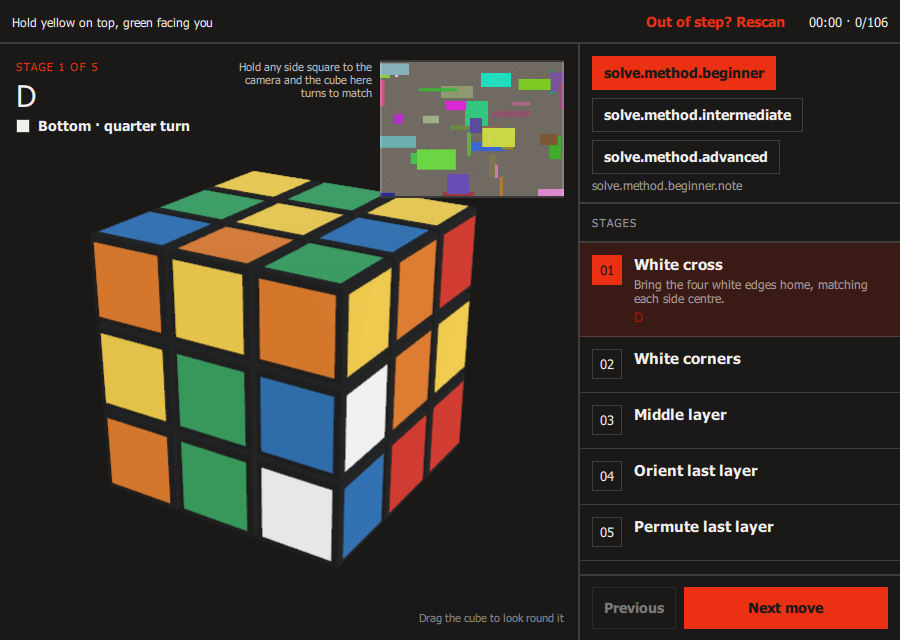
#> input picture before/1-not-seen-yet.png, 900 x 640 px
$ python -i corner.py   (imports and definitions only)
#> lines starting #> are read from the running program, lines starting #| are printed output that depends on the picture; after the words box and inside, x2 and y2 are one past the last pixel; in counts of white or black regions, pixels touching at a corner belong together
#> further down, picture is the input picture: shape (640, 900, 3); mean B, G, R 42.4, 51.9, 61.4
"""Spike for recovery plan R5(b): two or three sides in one view.

A cube turned corner-on shows three sides at once, each a sheared 3x3 lattice,
and where two lattices meet they share an edge. That shared edge is the one
thing six square-on reads cannot give: which way up one side is relative to
its neighbour.

  frame -> sticker blobs (looser shape test than face-on)
        -> up to three 3x3 affine lattices, by RANSAC over blob triples
        -> which pairs share an edge, and which edge on each

Run:  python corner.py <session-dir> <frame-index> [<frame-index> ...]
      writes <scratch>/corner_<n>.png with the lattices drawn on the frame.
"""
import itertools
import math
import os
import sys

import cv2
import numpy as np


def blobs_oblique(bgr):
    """Sticker-sized compact quads, allowing the shear of a side seen at an angle."""
    h, w = bgr.shape[:2]
#> h = 640; w = 900
    v = cv2.GaussianBlur(bgr.max(axis=2), (5, 5), 0)
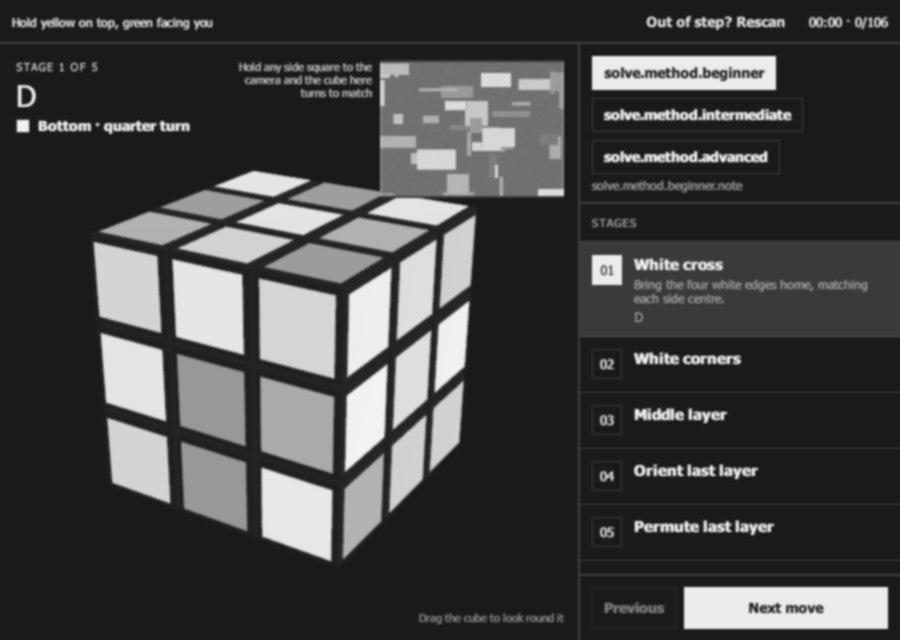
#> v: shape (640, 900); min 26, max 242, mean 68.1
    block = (int(min(h, w) * 0.12) | 1)
#> block = 77
    binary = cv2.adaptiveThreshold(v, 255, cv2.ADAPTIVE_THRESH_MEAN_C,
                                   cv2.THRESH_BINARY, block, 8)
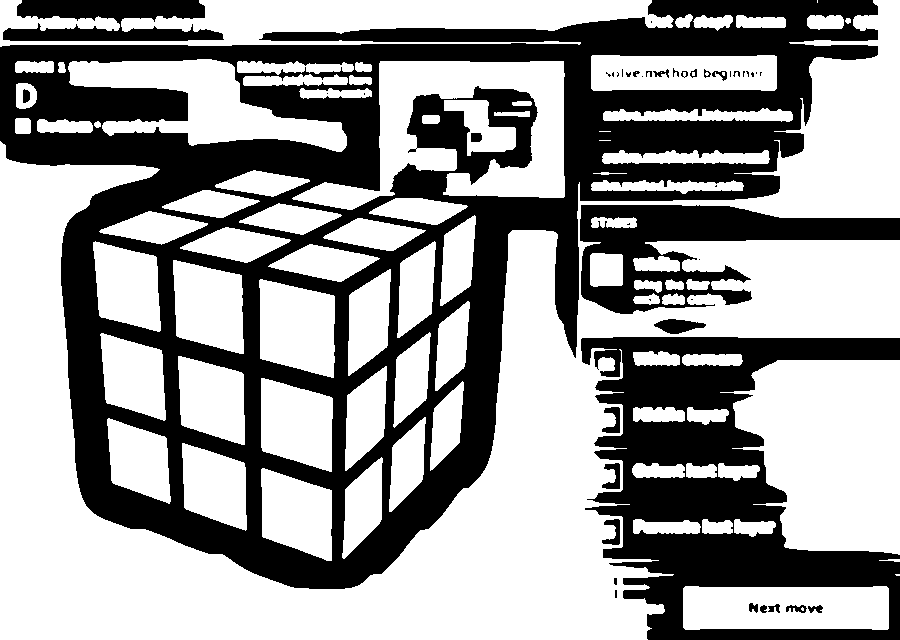
#> binary: shape (640, 900); 60.7% white; 46 black regions (21 under 20 px), largest, box (x1, y1, x2, y2) and area: (0, 0, 878, 589) 159837, (581, 337, 900, 640) 44316, (580, 205, 900, 314) 14241
    binary = cv2.morphologyEx(binary, cv2.MORPH_OPEN, np.ones((3, 3), np.uint8))
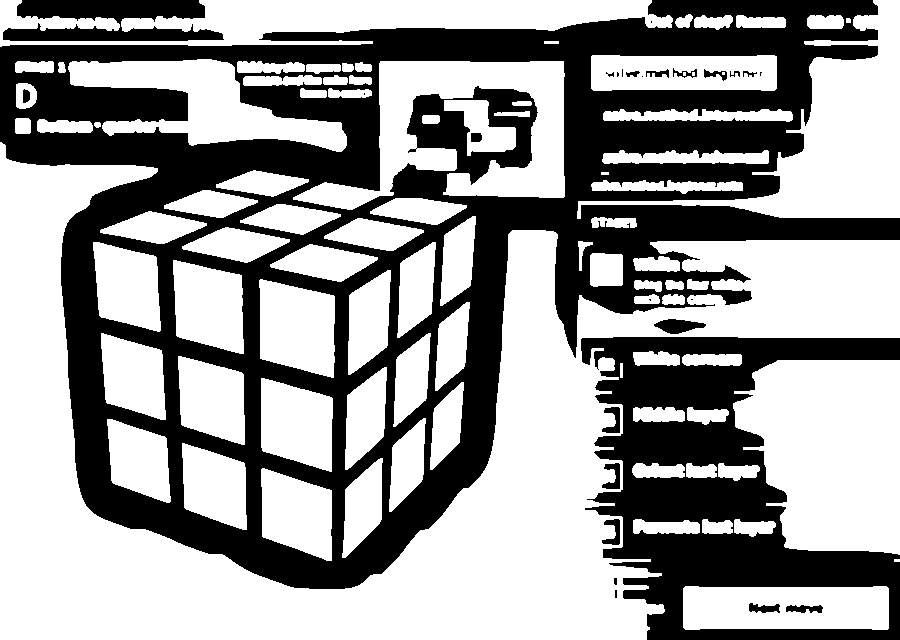
#> binary: shape (640, 900); 60.5% white; 28 black regions (9 under 20 px)
    contours, _ = cv2.findContours(binary, cv2.RETR_LIST, cv2.CHAIN_APPROX_SIMPLE)
#> contours = 116 contours, 17 with area under 20; largest, box (x1, y1, x2, y2) and area: (0, 142, 900, 640) 138745, (733, 360, 900, 555) 25732, (577, 0, 900, 219) 19470, (0, 0, 673, 47) 16480, (293, 61, 565, 210) 16055
    lo, hi = h * w * 0.0003, h * w * 0.03
#> lo = 172.8; hi = 17280
    out = []
    for c in contours:
        area = cv2.contourArea(c)
        if not lo < area < hi:
            continue
        hull = cv2.convexHull(c)
        harea = cv2.contourArea(hull)
        if harea <= 0 or area / harea < 0.85:           # compact, not ragged
            continue
        poly = cv2.approxPolyDP(hull, 0.08 * cv2.arcLength(hull, True), True)
        if len(poly) != 4:                              # a quadrilateral
            continue
        m = cv2.moments(hull)
        if m["m00"] <= 0:
            continue
        cx, cy = m["m10"] / m["m00"], m["m01"] / m["m00"]
        (_, _), (rw, rh), _ = cv2.minAreaRect(hull)
        if min(rw, rh) < 1 or max(rw, rh) / min(rw, rh) > 2.4:
            continue
        out.append((cx, cy, math.sqrt(area)))
#> this loop made 116 passes
#> (area, harea, poly, cx, cy, rw, rh) on passes 4, 8, 11, 13, 16, 17, 18: (8462.5, 8808.5, [[888, 588], [887, 629], [683, 627], [685, 586]], 785.5, 607.5, 43, 205), (342, 399, [[702, 520], [729, 520], [732, 532], [704, 533]], 716.6, 526.3, 14, 30), (4804, 4917, [[262, 468], [331, 490], [331, 560], [262, 536]], 296.4, 513.7, 92, 70), (342, 399, [[686, 464], [713, 464], [716, 476], [688, 477]], 700.6, 470.3, 14, 30), (2458.5, 2547.5, [[382, 458], [381, 519], [342, 557], [345, 489]], 362.3, 506.6, 100.8, 37.37), (4094, 4189, [[182, 443], [244, 463], [246, 529], [184, 507]], 214.3, 485.9, 62.78, 87.31), (3717.5, 3839, [[107, 419], [166, 438], [169, 502], [112, 482]], 138.7, 460.1, 58.45, 86.71)
#> (area, harea) on passes 1, 2, 7, 9, 10, 12: (252, 319.5), (243, 325.5), (466.5, 575.5), (728, 872), (290, 463), (467.5, 577)
#> after the loop, out = 15 items, first 6: (716.6, 526.3, 18.49), (296.4, 513.7, 69.31), (700.6, 470.3, 18.49), (214.3, 485.9, 63.98), (138.7, 460.1, 60.97), (296.5, 423.9, 71.79)
    return out


# [119 lines left out: functions lattice_through, find_lattices, corners_of, shared_edges, main, not called in this run]


# [2 lines not run here, left out]

>>> import cv2
>>> picture = cv2.imread('../../../before/1-not-seen-yet.png')
>>> result = blobs_oblique(picture)
#> result has the same summary as out in blobs_oblique

$ run again, on before/5-back-move.png
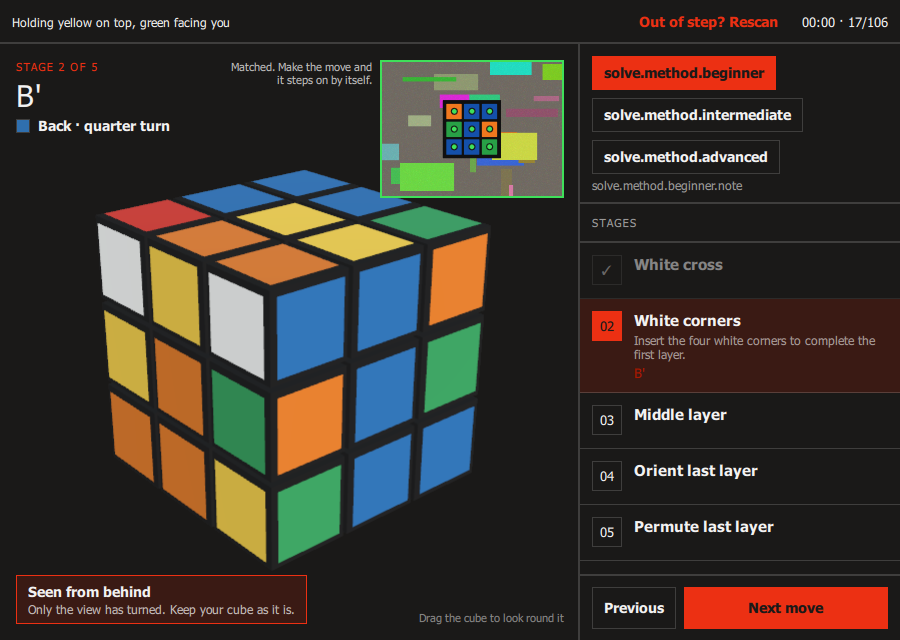
#> input picture before/5-back-move.png, 900 x 640 px
#> picture is the input picture: shape (640, 900, 3); mean B, G, R 44.6, 51.5, 57.9
#> in blobs_oblique, `binary = cv2.adaptiveThreshold(v, 255, cv2.ADAPTIVE_THRESH_MEAN_C, cv2..`:
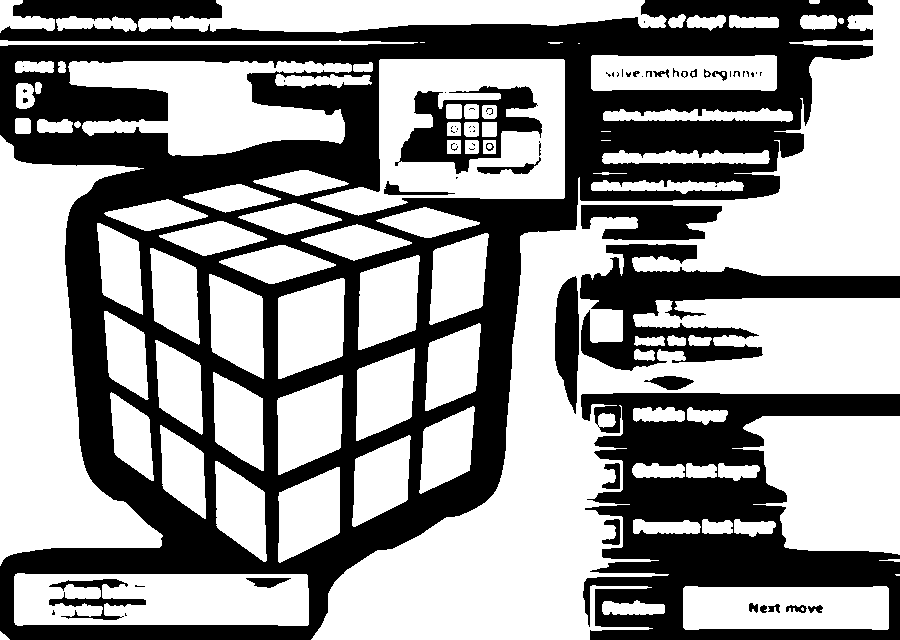
#> binary: shape (640, 900); 58.8% white; 69 black regions (39 under 20 px), largest, box (x1, y1, x2, y2) and area: (0, 0, 873, 640) 166333, (581, 393, 900, 640) 40918, (580, 244, 900, 371) 14735
#> in blobs_oblique, `binary = cv2.morphologyEx(binary, cv2.MORPH_OPEN, np.ones((3, 3), np.u..`:
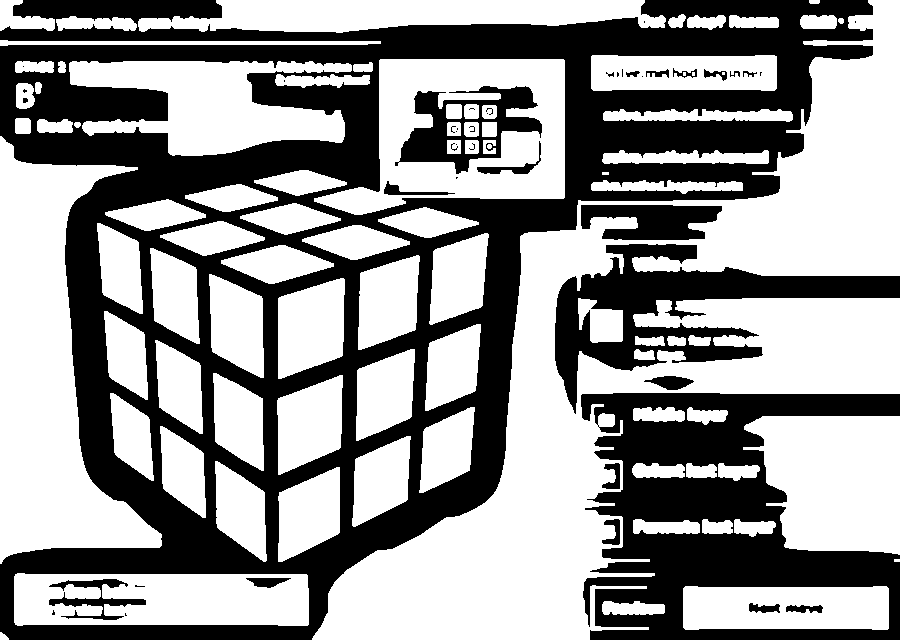
#> binary: shape (640, 900); 58.6% white; 45 black regions (23 under 20 px)
#> contours = 146 contours, 46 with area under 20; largest, box (x1, y1, x2, y2) and area: (312, 0, 900, 640) 110894, (0, 136, 162, 564) 33229, (314, 59, 565, 215) 26949, (743, 416, 900, 555) 17156, (69, 61, 352, 156) 14790
#> the loop in blobs_oblique, `for c in contours:` made 146 passes
#> (area, harea, poly, cx, cy, rw, rh) on passes 7, 14, 17, 19: (8460.5, 8808.5, [[888, 588], [887, 629], [683, 627], [685, 586]], 785.5, 607.5, 43, 205), (342, 399, [[702, 520], [729, 520], [732, 532], [704, 533]], 716.6, 526.3, 14, 30), (4123.5, 4210, [[339, 467], [339, 532], [278, 561], [279, 492]], 308.3, 513.7, 94, 61), (342, 399, [[686, 464], [713, 464], [716, 476], [688, 477]], 700.6, 470.3, 14, 30)
#> after the loop in blobs_oblique, `for c in contours:`: out = 27 items, first 6: (716.6, 526.3, 18.49), (308.3, 513.7, 64.21), (700.6, 470.3, 18.49), (240.5, 510.4, 57.66), (380.6, 480.1, 59.7), (182.8, 471, 52.02)
#> result has the same summary as out in blobs_oblique
